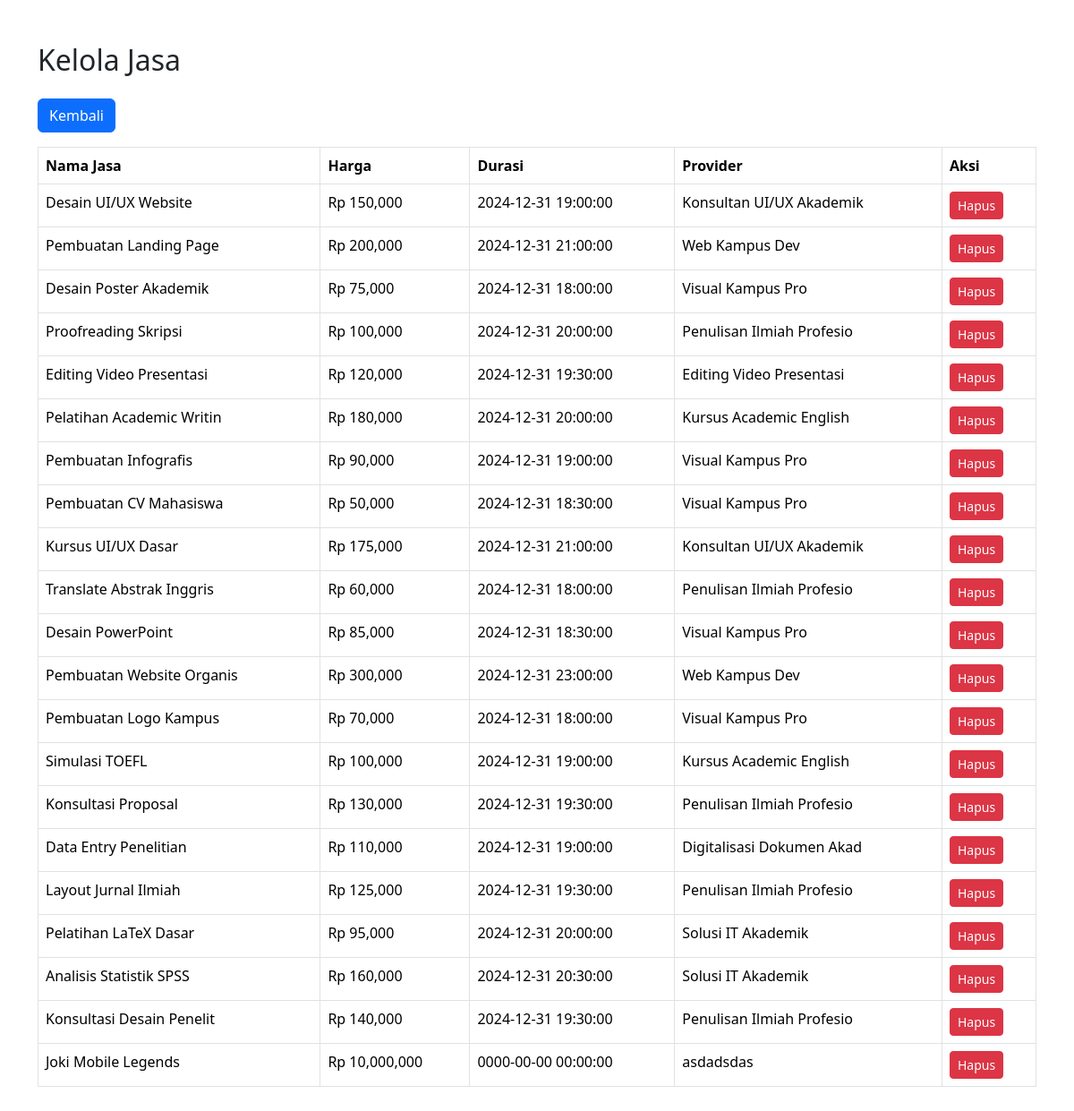
Screenshot of /itsSkillsahre/provider/manage_jasa.php (signed in) with the database file from the repository.
### tables this page shows
CREATE TABLE `service` (
  `serviceId` varchar(3) NOT NULL,
  `namaServive` varchar(25) NOT NULL,
  `deskripsi` text NOT NULL,
  `hargaDasar` float(10,2) NOT NULL,
  `durasi` timestamp NOT NULL DEFAULT current_timestamp() ON UPDATE current_timestamp()
);

### itsSkillsahre/provider/manage_jasa.php (the view, shortened to what this page needs)
<?php
include 'config.php';
$is_admin = $_SESSION['role'] === 'admin';
if ($is_admin) {
    $sql = "
            SELECT s.serviceId, s.namaServive, s.hargaDasar, s.durasi, p.namaUsaha
            FROM Service s
            JOIN Service_Provider sp ON s.serviceId = sp.Service_serviceId
            JOIN Provider p ON sp.Provider_providerID = p.providerID
            GROUP BY s.serviceId
    ";
}
$result = mysqli_query($conn, $sql);
?>
<!DOCTYPE html>
<html lang="id">
<head>
    <link href="https://cdn.jsdelivr.net/npm/bootstrap@5.3.2/dist/css/bootstrap.min.css" rel="stylesheet" />
</head>
<body class="container py-5">
    <h2 class="mb-4">Kelola Jasa</h2>
    <?php if ($is_admin): ?>
        <a href="dashboard_admin.php" class="btn btn-primary mb-3">Kembali</a>
        <table class="table table-bordered">
            <thead>
                <tr>
                    <th>Nama Jasa</th>
                    <th>Harga</th>
                    <th>Durasi</th>
                    <?php if ($is_admin): ?><th>Provider</th><?php endif; ?>
                    <th>Aksi</th>
                </tr>
            </thead>
            <tbody>
                <?php while ($row = mysqli_fetch_assoc($result)): ?>
                    <tr>
                        <td><?= htmlspecialchars($row['namaServive']) ?></td>
                        <td>Rp <?= number_format($row['hargaDasar']) ?></td>
                        <td><?= $row['durasi'] ?></td>
                        <?php if ($is_admin): ?><td><?= htmlspecialchars($row['namaUsaha']) ?></td><?php endif; ?>
                        <td>
                            <button class="btn btn-sm btn-danger btn-delete" data-id="<?= $row['serviceId'] ?>">Hapus</button>
                        </td>
                    </tr>
                <?php endwhile; ?>
            </tbody>
        </table>
    <?php endif; ?>
</body>
</html>

### rows the page displays
service: namaServive "Desain UI/UX Website", hargaDasar "150,000", durasi "2024-12-31 19:00:00", namaUsaha "Konsultan UI/UX Akademik"
service: namaServive "Pembuatan Landing Page", hargaDasar "200,000", durasi "2024-12-31 21:00:00", namaUsaha "Web Kampus Dev"
service: namaServive "Desain Poster Akademik", hargaDasar "75,000", durasi "2024-12-31 18:00:00", namaUsaha "Visual Kampus Pro"
service: namaServive "Proofreading Skripsi", hargaDasar "100,000", durasi "2024-12-31 20:00:00", namaUsaha "Penulisan Ilmiah Profesio"
service: namaServive "Editing Video Presentasi", hargaDasar "120,000", durasi "2024-12-31 19:30:00", namaUsaha "Editing Video Presentasi"
service: namaServive "Pelatihan Academic Writin", hargaDasar "180,000", durasi "2024-12-31 20:00:00", namaUsaha "Kursus Academic English"
service: namaServive "Pembuatan Infografis", hargaDasar "90,000", durasi "2024-12-31 19:00:00", namaUsaha "Visual Kampus Pro"
service: namaServive "Pembuatan CV Mahasiswa", hargaDasar "50,000", durasi "2024-12-31 18:30:00", namaUsaha "Visual Kampus Pro"
service: namaServive "Kursus UI/UX Dasar", hargaDasar "175,000", durasi "2024-12-31 21:00:00", namaUsaha "Konsultan UI/UX Akademik"
service: namaServive "Translate Abstrak Inggris", hargaDasar "60,000", durasi "2024-12-31 18:00:00", namaUsaha "Penulisan Ilmiah Profesio"
service: namaServive "Desain PowerPoint", hargaDasar "85,000", durasi "2024-12-31 18:30:00", namaUsaha "Visual Kampus Pro"
service: namaServive "Pembuatan Website Organis", hargaDasar "300,000", durasi "2024-12-31 23:00:00", namaUsaha "Web Kampus Dev"
service: namaServive "Pembuatan Logo Kampus", hargaDasar "70,000", durasi "2024-12-31 18:00:00", namaUsaha "Visual Kampus Pro"
service: namaServive "Simulasi TOEFL", hargaDasar "100,000", durasi "2024-12-31 19:00:00", namaUsaha "Kursus Academic English"
service: namaServive "Konsultasi Proposal", hargaDasar "130,000", durasi "2024-12-31 19:30:00", namaUsaha "Penulisan Ilmiah Profesio"
service: namaServive "Data Entry Penelitian", hargaDasar "110,000", durasi "2024-12-31 19:00:00", namaUsaha "Digitalisasi Dokumen Akad"
service: namaServive "Layout Jurnal Ilmiah", hargaDasar "125,000", durasi "2024-12-31 19:30:00", namaUsaha "Penulisan Ilmiah Profesio"
service: namaServive "Pelatihan LaTeX Dasar", hargaDasar "95,000", durasi "2024-12-31 20:00:00", namaUsaha "Solusi IT Akademik"
service: namaServive "Analisis Statistik SPSS", hargaDasar "160,000", durasi "2024-12-31 20:30:00", namaUsaha "Solusi IT Akademik"
service: namaServive "Konsultasi Desain Penelit", hargaDasar "140,000", durasi "2024-12-31 19:30:00", namaUsaha "Penulisan Ilmiah Profesio"
service: namaServive "Joki Mobile Legends", hargaDasar "10,000,000", durasi "0000-00-00 00:00:00", namaUsaha "asdadsdas"
